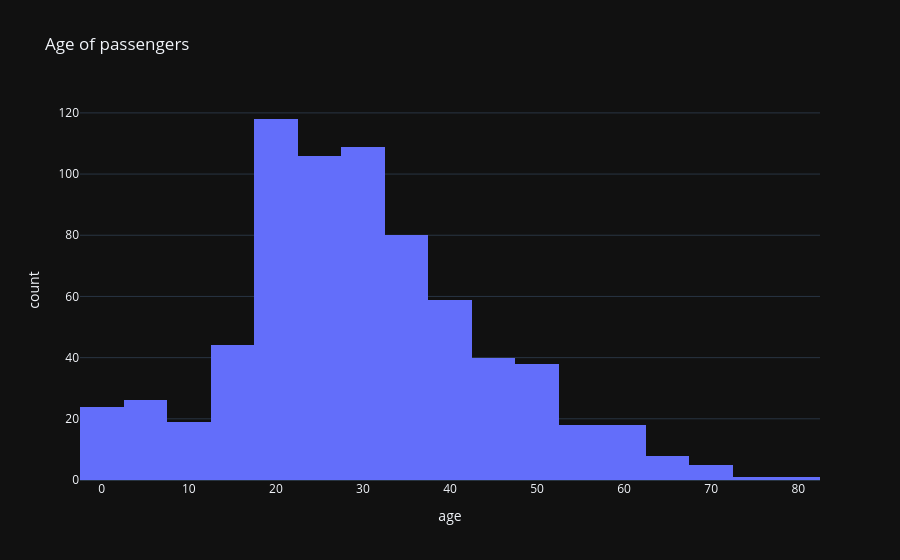

The code cell stored with this chart in its notebook:
### Markdown cell above
## Plots

### Code cell
fig = px.histogram(df, x="age", nbins=20, title="Age of passengers")
fig.show()

### Figure 1 — Plotly figure (JSON) as saved in the notebook; plotly's stock layout.template omitted (floating-point values rounded to 4 significant figures; data arrays with more than 128 entries replaced by an {"elided": "..."} marker saying what was removed)
{"data": [{"bingroup": "x", "hovertemplate": "age=%{x}<br>count=%{y}<extra></extra>", "legendgroup": "", "marker": {"color": "#636efa", "pattern": {"shape": ""}}, "name": "", "nbinsx": 20, "orientation": "v", "showlegend": false, "x": {"elided": "714 float values"}, "xaxis": "x", "yaxis": "y", "type": "histogram"}], "layout": {"xaxis": {"anchor": "y", "domain": [0.0, 1.0], "title": {"text": "age"}}, "yaxis": {"anchor": "x", "domain": [0.0, 1.0], "title": {"text": "count"}}, "legend": {"tracegroupgap": 0}, "title": {"text": "Age of passengers"}, "barmode": "relative"}}
